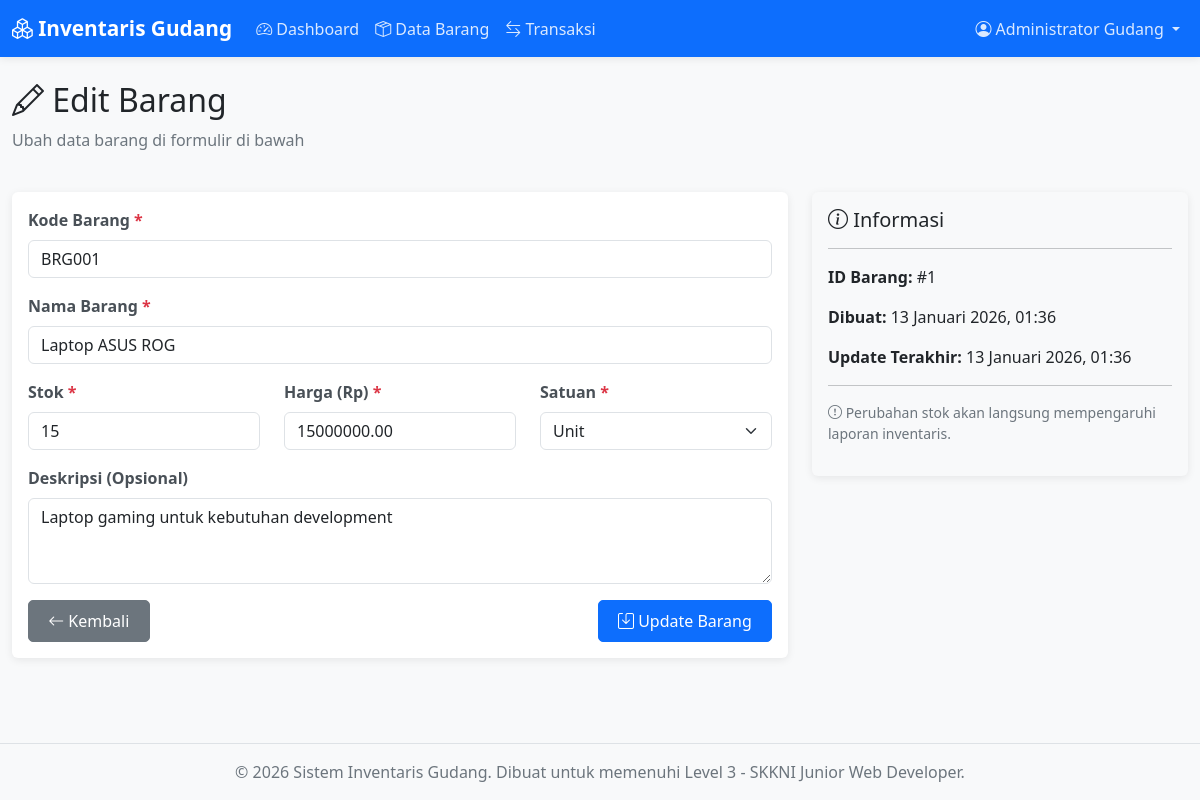
Page /edit_barang.php?id=1 (signed in) on the committed database.
### tables this page shows
CREATE TABLE barang (
    id INT(11) PRIMARY KEY AUTO_INCREMENT,
    kode_barang VARCHAR(20) NOT NULL UNIQUE COMMENT 'Kode unik barang (contoh: BRG001)',
    nama_barang VARCHAR(100) NOT NULL,
    stok INT(11) NOT NULL DEFAULT 0 COMMENT 'Jumlah stok barang',
    harga DECIMAL(15,2) NOT NULL DEFAULT 0 COMMENT 'Harga per satuan dalam Rupiah',
    satuan VARCHAR(20) NOT NULL DEFAULT 'pcs' COMMENT 'Satuan barang (pcs, box, kg, dll)',
    deskripsi TEXT COMMENT 'Deskripsi atau keterangan barang',
    created_at TIMESTAMP DEFAULT CURRENT_TIMESTAMP,
    updated_at TIMESTAMP DEFAULT CURRENT_TIMESTAMP ON UPDATE CURRENT_TIMESTAMP,
    INDEX idx_kode (kode_barang),
    INDEX idx_nama (nama_barang)
);

### functions.php (called while the page is built, shortened)
<?php
function format_tanggal($tanggal) {
    $bulan = array(
        1 => 'Januari', 'Februari', 'Maret', 'April', 'Mei', 'Juni',
        'Juli', 'Agustus', 'September', 'Oktober', 'November', 'Desember'
    );
    $pecah = explode(' ', $tanggal);
    $tanggal_pecah = explode('-', $pecah[0]);
    $waktu = isset($pecah[1]) ? $pecah[1] : '';
    $format = $tanggal_pecah[2] . ' ' . $bulan[(int)$tanggal_pecah[1]] . ' ' . $tanggal_pecah[0];
    if ($waktu) {
        $waktu_pecah = explode(':', $waktu);
        $format .= ', ' . $waktu_pecah[0] . ':' . $waktu_pecah[1];
    }
    return $format;
}
?>

### edit_barang.php (the view, shortened to what this page needs)
<?php
require_once 'koneksi.php';
require_once 'functions.php';
$id = (int) $_GET['id'];
$query = "SELECT * FROM barang WHERE id = ?";
$stmt = $koneksi->prepare($query);
$stmt->bind_param("i", $id);
$stmt->execute();
$result = $stmt->get_result();
$barang = $result->fetch_assoc();
include 'includes/header.php';
?>
<div class="row mb-4">
    <div class="col-md-12">
        <h2><i class="bi bi-pencil"></i> Edit Barang</h2>
        <p class="text-muted">Ubah data barang di formulir di bawah</p>
    </div>
</div>
<div class="row">
    <div class="col-md-8">
        <div class="card border-0 shadow-sm">
            <div class="card-body">
                <form method="POST" action="" id="formBarang">
                    <div class="mb-3">
                        <label for="kode_barang" class="form-label">
                            Kode Barang <span class="text-danger">*</span>
                        </label>
                        <input type="text"
                               class="form-control"
                               id="kode_barang"
                               name="kode_barang"
                               value="<?php echo $barang['kode_barang']; ?>"
                               required>
                    </div>
                    <div class="mb-3">
                        <label for="nama_barang" class="form-label">
                            Nama Barang <span class="text-danger">*</span>
                        </label>
                        <input type="text"
                               class="form-control"
                               id="nama_barang"
                               name="nama_barang"
                               value="<?php echo $barang['nama_barang']; ?>"
                               required>
                    </div>
                    <div class="row">
                        <div class="col-md-4 mb-3">
                            <label for="stok" class="form-label">
                                Stok <span class="text-danger">*</span>
                            </label>
                            <input type="number"
                                   class="form-control"
                                   id="stok"
                                   name="stok"
                                   min="0"
                                   value="<?php echo $barang['stok']; ?>"
                                   required>
                        </div>
                        <div class="col-md-4 mb-3">
                            <label for="harga" class="form-label">
                                Harga (Rp) <span class="text-danger">*</span>
                            </label>
                            <input type="number"
                                   class="form-control"
                                   id="harga"
                                   name="harga"
                                   min="0"
                                   step="0.01"
                                   value="<?php echo $barang['harga']; ?>"
                                   required>
                        </div>
                        <div class="col-md-4 mb-3">
                            <label for="satuan" class="form-label">
                                Satuan <span class="text-danger">*</span>
                            </label>
                            <select class="form-select" id="satuan" name="satuan" required>
                                <option value="unit" <?php echo ($barang['satuan'] == 'unit') ? 'selected' : ''; ?>>Unit</option>
                            </select>
                        </div>
                    </div>
                    <div class="mb-3">
                        <label for="deskripsi" class="form-label">Deskripsi (Opsional)</label>
                        <textarea class="form-control"
                                  id="deskripsi"
                                  name="deskripsi"
                                  rows="3"><?php echo $barang['deskripsi']; ?></textarea>
                    </div>
                    <div class="d-flex justify-content-between">
                        <a href="barang.php" class="btn btn-secondary">
                            <i class="bi bi-arrow-left"></i> Kembali
                        </a>
                        <button type="submit" class="btn btn-primary">
                            <i class="bi bi-save"></i> Update Barang
                        </button>
                    </div>
                </form>
            </div>
        </div>
    </div>
    <div class="col-md-4">
        <div class="card border-0 shadow-sm bg-light">
            <div class="card-body">
                <h5><i class="bi bi-info-circle"></i> Informasi</h5>
                <hr>
                <p><strong>ID Barang:</strong> #<?php echo $id; ?></p>
                <p><strong>Dibuat:</strong> <?php echo format_tanggal($barang['created_at']); ?></p>
                <p><strong>Update Terakhir:</strong> <?php echo format_tanggal($barang['updated_at']); ?></p>
                <hr>
                <p class="text-muted small">
                    <i class="bi bi-exclamation-circle"></i>
                    Perubahan stok akan langsung mempengaruhi laporan inventaris.
                </p>
            </div>
        </div>
    </div>
</div>
<?php
include 'includes/footer.php';
?>

### assets/css/style.css (style rules this page uses)
body { font-family: 'Segoe UI', Tahoma, Geneva, Verdana, sans-serif; background-color: #f8f9fa; min-height: 100vh; display: flex; flex-direction: column; }
.card { transition: transform 0.2s ease, box-shadow 0.2s ease; }
.btn { border-radius: 5px; padding: 0.5rem 1.2rem; font-weight: 500; transition: all 0.3s ease; }
.form-label { font-weight: 600; color: #495057; margin-bottom: 0.5rem; }
.text-danger { font-weight: 700; }
.card { animation: fadeIn 0.3s ease; }
.shadow-sm { box-shadow: 0 2px 8px rgba(0, 0, 0, 0.08) !important; }
.text-muted { color: #6c757d !important; }

### rows in the picture
barang: kode_barang "BRG001", nama_barang "Laptop ASUS ROG", stok "15", harga "15000000.00", satuan "Unit", deskripsi "Laptop gaming untuk kebutuhan development", created_at "13 Januari 2026, 01:36", updated_at "13 Januari 2026, 01:36"

### other values in the picture
$_SESSION['nama_lengkap'] "Administrator Gudang"
$id "1"
